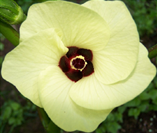
%> input picture flower.png, 157 x 133 px
$ octave kernal.m   (GNU Octave 9; MATLAB toolbox functions it lacks are replaced by stand-ins)
%> lines starting %> are read from the running program, lines starting %| are printed output that depends on the picture
rgbImage = imread('flower.png');
%> rgbImage is the input picture: size 133x157x3 uint8; mean R, G, B 157.3, 164.8, 105.8
% Extract color channels.
redChannel = double(rgbImage(:,:,1)); % Red channel
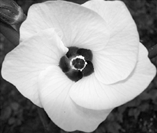
%> redChannel: size 133x157 double; min 2, max 255, mean 157.3
greenChannel = double(rgbImage(:,:,2)); % Green channel
blueChannel = double(rgbImage(:,:,3)); % Blue channel
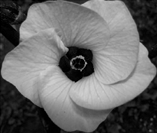
%> blueChannel: size 133x157 double; min 0, max 209, mean 105.8

meanBlur(1:3,1:3) = 1;

gaussian = [1,2,1;
            2,4,2;
            1,2,1];

mean_redResult = applyKernal_withExtend(redChannel, meanBlur);
mean_greenResult = applyKernal_withExtend(greenChannel, meanBlur);
mean_blueResult = applyKernal_withExtend(blueChannel, meanBlur);

mean_finalResult = cat(3, mean_redResult, mean_greenResult, mean_blueResult);

gaussian_red = applyKernal_withExtend(redChannel, gaussian);
gaussian_green = applyKernal_withExtend(greenChannel, gaussian);
gaussian_blue = applyKernal_withExtend(blueChannel, gaussian);

gaussian_finalResult = cat(3, gaussian_red, gaussian_green, gaussian_blue);

%Presenting Results
fontSize = 20;

subplot(2,3,2);
imshow(rgbImage);
title('Original RGB Image', 'FontSize', fontSize)

subplot(2,3,4);
imshow(mean_finalResult);
title('Mean Blur', 'FontSize', fontSize)

subplot(2,3,6);
imshow(gaussian_finalResult);
title('Gaussian Blur', 'FontSize', fontSize)

function extended = addExtension(mat, extendY, extendX)
%> called with extendY = 1, extendX = 1
    [sizeY, sizeX] = size(mat);
%> sizeY = 133; sizeX = 157
    topExtension = repmat(mat(1,:),extendY,1);
%> topExtension = 157 values, max 236 at index 101, min 12 at index 17, mean 80.67
    botExtension = repmat(mat(sizeY,:),extendY,1);
%> botExtension = 157 values, max 106 at index 89, min 13 at index 135, mean 33.24
    extended = [topExtension; mat; botExtension]; %top and bottom are now extended
    leftExtension = repmat(extended(:,1),1, extendX);
%> leftExtension = 135 values, max 97 at index 48, min 10 at index 23, mean 43.64
    rightExtension = repmat(extended(:,sizeX), 1, extendX);
%> rightExtension = 135 values, max 126 at index 72, min 2 at index 114, mean 39.74
    extended = [leftExtension, extended, rightExtension]; %Now extended in all directions
%> extended: size 135x159 double
end

function output = removeExtension(channel, yK, xK)
    [ySize,xSize] = size(channel);
    output = channel(yK+1:ySize-yK, xK+1: xSize-xK);
end

function output = applyKernal_ignoredEdges(channel, kernal, yK, xK)
%> called with kernal = [1 1 1; 1 1 1; 1 1 1], yK = 1, xK = 1
    [ySize,xSize] = size(channel);
%> ySize = 135; xSize = 159
    sumOfKernal = sum(sum(kernal));
    output = uint8(zeros(ySize, xSize));
    for ySelect = 2:(ySize-1)
        for xSelect = 2:(xSize-1)
            channelSelect = channel(ySelect-yK:ySelect+yK, xSelect-xK:xSelect+xK);
            sumOfDots = sum(dot(channelSelect, kernal));
            value = sumOfDots/sumOfKernal;
            output(ySelect, xSelect) = uint8(value);
        end
    end
end

function output = applyKernal_withExtend(channel, kernal)
    [yK, xK] = size(kernal);
    disp(yK);
    %Gets extension amounts for y and x
    yK = floor(yK/2);
    xK = floor(xK/2);
    %Now adding the extension
    exChannel = addExtension(channel, yK, xK);
    output = applyKernal_ignoredEdges(exChannel, kernal, yK, xK);
    output = removeExtension(output, yK, xK)
%> call 2 of addExtension, with extendY = 1, extendX = 1
%> in addExtension (call 2), `topExtension = repmat(mat(1,:),extendY,1);`: topExtension = 157 values, max 245 at index 100, min 18 at index 151, mean 104.6
%> in addExtension (call 2), `botExtension = repmat(mat(sizeY,:),extendY,1);`: botExtension = 157 values, max 120 at index 89, min 12 at index 142, mean 40.34
%> in addExtension (call 2), `extended = [topExtension; mat; botExtension];`:
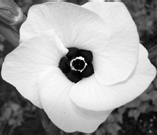
%> extended: size 135x157 double; min 0, max 255, mean 163.4
%> in addExtension (call 2), `leftExtension = repmat(extended(:,1),1, extendX);`: leftExtension = 135 values, max 148 at index 5, min 22 at index 106, mean 62.74
%> in addExtension (call 2), `rightExtension = repmat(extended(:,sizeX), 1, extendX);`: rightExtension = 135 values, max 150 at index 72, min 2 at index 114, mean 57.15
%> call 2 of removeExtension, with yK = 1, xK = 1
%> in removeExtension (call 2), `output = channel(yK+1:ySize-yK, xK+1: xSize-xK);`:
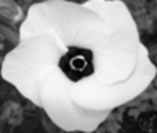
%> output: size 133x157 uint8; min 1, max 249, mean 164.8
%> call 3 of addExtension, with extendY = 1, extendX = 1
%> in addExtension (call 3), `topExtension = repmat(mat(1,:),extendY,1);`: topExtension = 157 values, max 192 at index 101, min 0 at index 14, mean 54.41
%> in addExtension (call 3), `botExtension = repmat(mat(sizeY,:),extendY,1);`: botExtension = 157 values, max 68 at index 88, min 0 at index 59, mean 17.71
%> in addExtension (call 3), `extended = [topExtension; mat; botExtension];`:
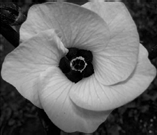
%> extended: size 135x157 double; min 0, max 209, mean 104.7
%> in addExtension (call 3), `leftExtension = repmat(extended(:,1),1, extendX);`: leftExtension = 135 values, max 82 at index 48, min 0 at index 20, mean 21.2
%> in addExtension (call 3), `rightExtension = repmat(extended(:,sizeX), 1, extendX);`: rightExtension = 135 values, max 95 at index 72, min 0 at index 113, mean 19.88
%> call 3 of applyKernal_ignoredEdges, with kernal = [1 1 1; 1 1 1; 1 1 1], yK = 1, xK = 1
%> after the loop in applyKernal_ignoredEdges (call 3), `for ySelect = 2:(ySize-1)`:
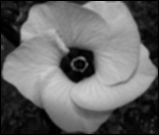
%> output: size 135x159 uint8; min 0, max 205, mean 102.9
%> `mean_finalResult = cat(3, mean_redResult, mean_greenResult, mean_blueR..`:
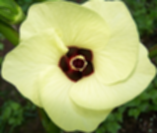
%> mean_finalResult: size 133x157x3 uint8; mean R, G, B 157.3, 164.8, 105.7
end
